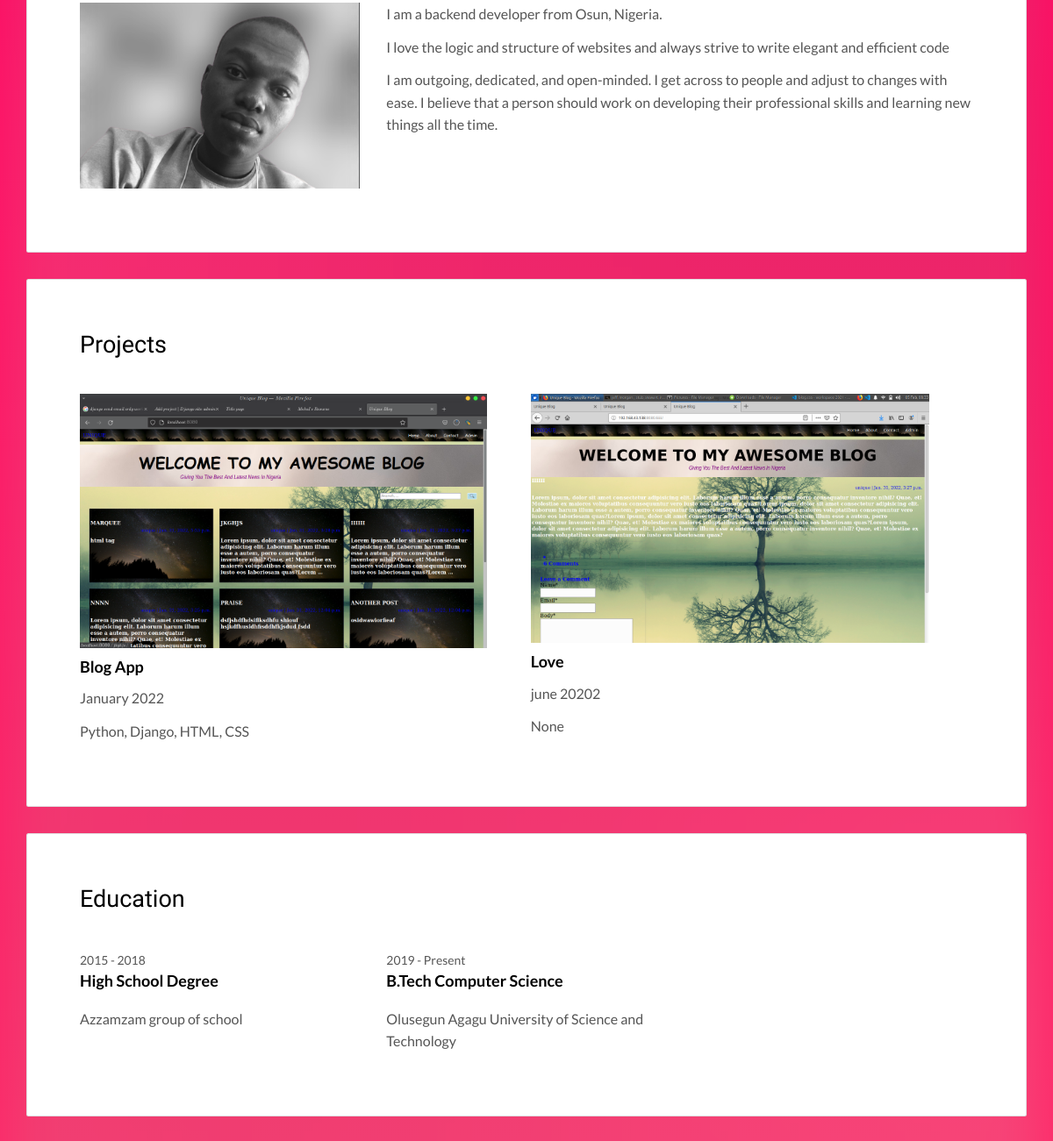
Before: / (middle part) with the older database file.
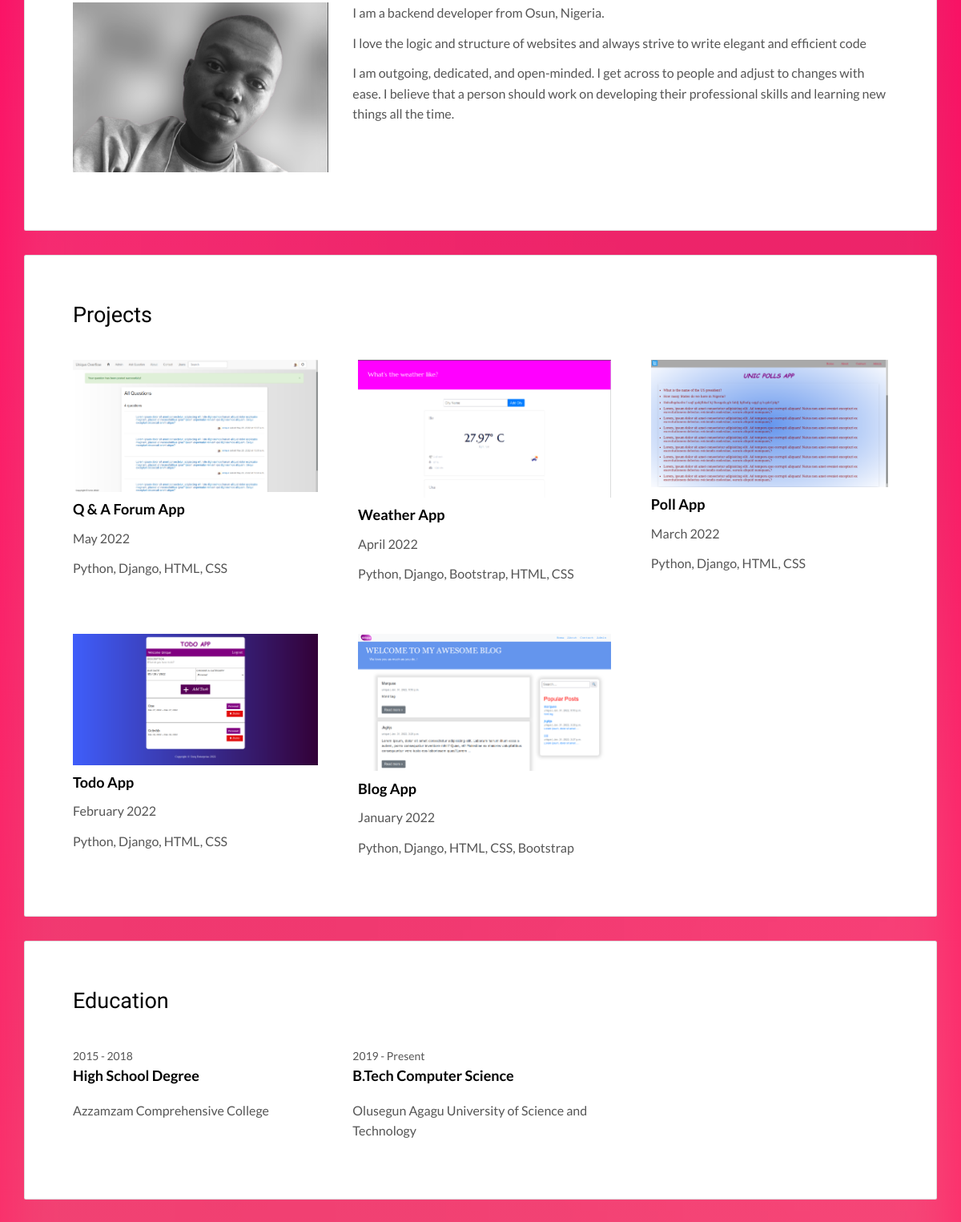
After: the same page with the newer database file.
### core/models.py (models this page shows, shortened)
class Project(models.Model):
    title = models.CharField(max_length=150)
    date = models.CharField(max_length=150)
    image = models.ImageField( upload_to='img/', height_field=None, width_field=None, max_length=None)
    tech_used = models.CharField(max_length=250, null=True,blank=True)
    description = models.TextField(blank=True,null=True)
    add_date= models.DateTimeField(auto_now=True,null=True,blank=True)

class EducationExperience(models.Model):
    date = models.CharField(max_length=150)
    course = models.CharField(max_length=150)
    school = models.CharField(max_length=250)

### core/views.py (the view, shortened to what this page needs)
# urls.py: path('',views.allparameters),
def allparameters(request):
    education = EducationExperience.objects.all()
    skill = Skill.objects.all()
    project = Project.objects.all().order_by('-add_date')
    language = LanguageExperience.objects.all()
    work = WorkExperience.objects.all()
    context = {'education':education,'skill':skill,'project':project,'language':language,'work':work}
    return render(request, "index.html",context)

### core/templates/index.html (shortened to what this page needs)
{% load static %}
<!DOCTYPE html>
<html lang="en">
    <head>
        {% include 'head.html' %}
    </head>
    <body>
        <main class="content-wrapper">
            <div class="container">
                <div class="row">
                    <div class="col-xs-12">
                        <div class="card">
                            <div class="card-block">
                                <div class="row">
                                    <div class="col-md-4">
                                        <p>
                                            <img src="{% static 'assets/images/newimg.png' %}"
                                                 alt=""
                                                 class="img-responsive"
                                                 height=""
                                                 width=""/>
                                        </p>
                                    </div>
                                    <div class="col-md-8">
                                        <p>
                                            I am a backend developer from Osun, Nigeria.
                                        </p>
                                        <p>
                                            I love the logic and structure of websites and always strive to write elegant and efficient code
                                        </p>
                                        <p>
                                            I am outgoing, dedicated, and open-minded.
                                            I get across to people and adjust to changes with ease.
                                            I believe that a person should work on developing their professional skills and learning new things all the time.
                                        </p>
                                    </div>
                                </div>
                            </div>
                        </div>
                        <div class="card">
                            <div class="card-block">{% include 'project.html' %}</div>
                        </div>
                        <div class="card">
                            <div class="card-block">
                                <h2>Education</h2>
                                <div class="row">
                                    {% for education in education %}
                                        <div class="col-md-4">
                                            <div class="education-experience">
                                                <small class="date">{{ education.date }}</small>
                                                <h3 class="h5 date-title">{{ education.course }}</h3>
                                                <p>
                                                    {{ education.school }}
                                                </p>
                                            </div>
                                        </div>
                                    {% endfor %}
                                </div>
                            </div>
                        </div>
                    </div>
                </div>
            </div>
        </main>
    </body>
</html>

### core/templates/head.html (shortened to what this page needs)
{% load static %}
<link rel="stylesheet" href="{% static 'main.d8e0d294.css' %}"/>
<link rel="stylesheet" href="{% static 'style.css' %}"/>

### core/templates/project.html (shortened to what this page needs)
<h2>Projects</h2>
<div class=" col">
    {% for project in project %}
        <div>
            <img src="{{ project.image.url }}"
                 alt=""
                 class="img-responsive"
                 height=""
                 width=""/>
            <h3 class="h5">{{ project.title }}</h3>
            <p>
                {{ project.date }}
            </p>
            <p>
                {{ project.tech_used }}
            </p>
        </div>
    {% endfor %}
</div>

### core/templates/carousel.html (shortened to what this page needs)
{% load static %}

### core/templates/script.html (shortened to what this page needs)
{% load static %}

### core/static/style.css (style rules this page uses)
.col { display: grid; grid-template-columns: repeat(3,auto); gap: 50px; }

Changed rows visible on the page:
added Project: image (picture), title "Q & A Forum App", date "May 2022", tech_used "Python, Django, HTML, CSS"
added Project: image (picture), title "Weather App", date "April 2022", tech_used "Python, Django, Bootstrap, HTML, CSS"
added Project: image (picture), title "Poll App", date "March 2022", tech_used "Python, Django, HTML, CSS"
changed Project: image: a different picture; title "Love" → "Todo App"; date "june 20202" → "February 2022"; tech_used "None" → "Python, Django, HTML, CSS"; moves up the list
changed Project "Blog App": image: a different picture; tech_used "Python, Django, HTML, CSS" → "Python, Django, HTML, CSS, Bootstrap"
changed EducationExperience "High School Degree": school "Azzamzam group of school" → "Azzamzam Comprehensive College"
